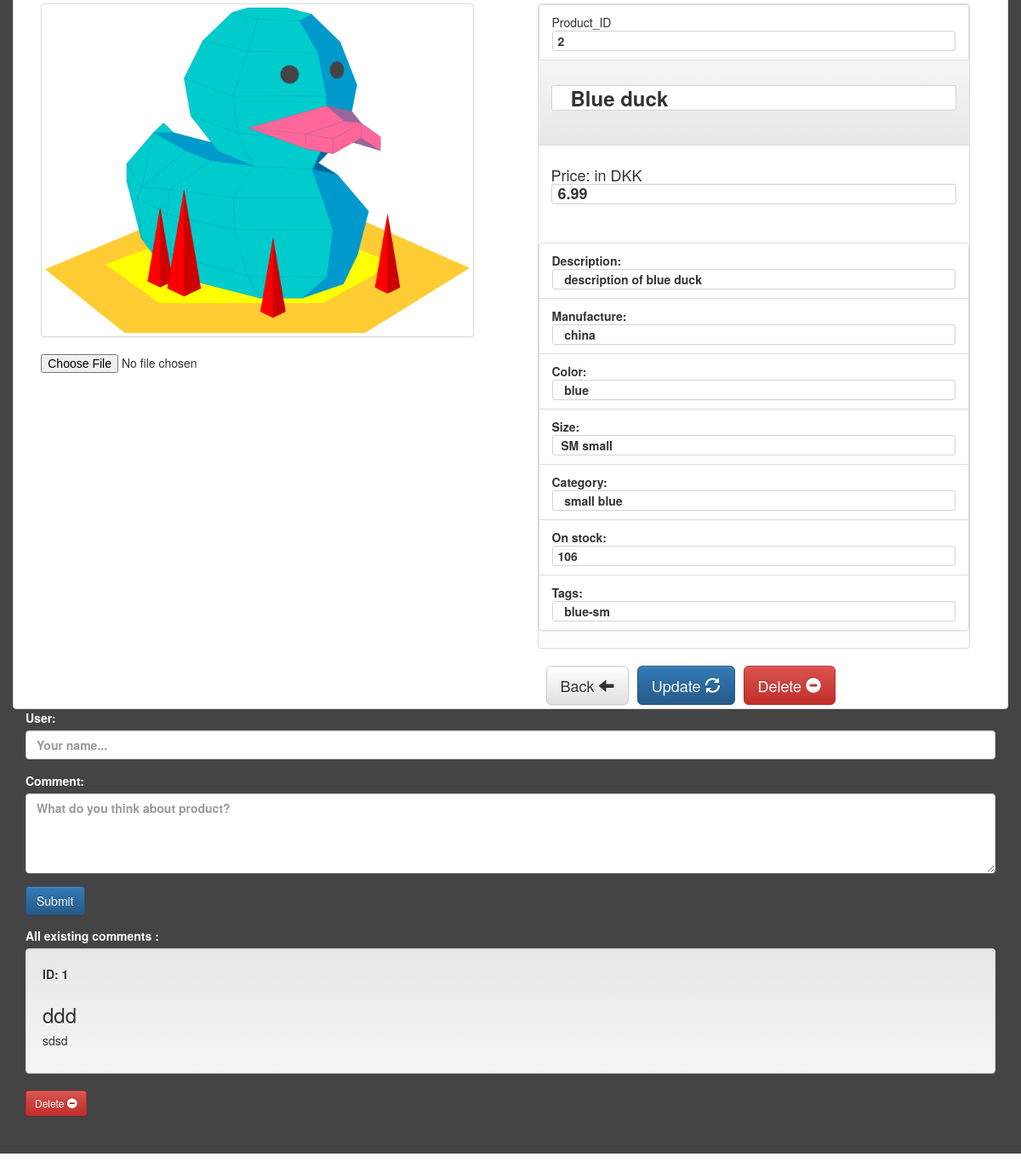
/admin.php?product=  Blue duck (signed in), run on an earlier commit of the app's database.
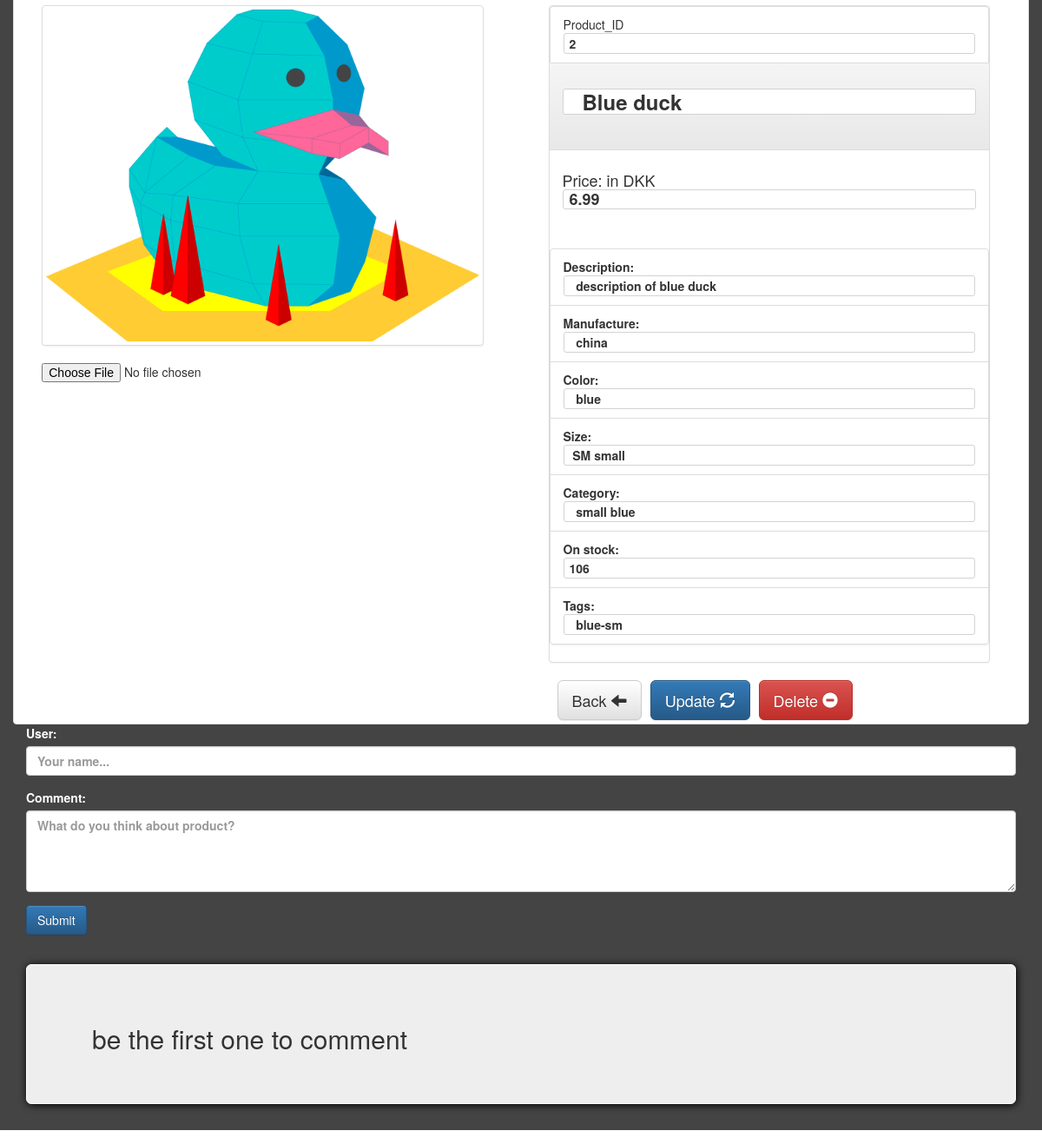
And on a later commit of the database.
### tables this page shows
CREATE TABLE `social_pages` (
  `Product_ID` int(20) NOT NULL,
  `Likes` int(15) NOT NULL,
  `Comments` text NOT NULL,
  `name` varchar(50) NOT NULL,
  `comment_id` int(11) NOT NULL
);

### view/view_admin_product.php (the view, shortened to what the changed rows need)
<div id="color2" class="row">
    <div class="col-md-12">
        <div id="postNew" class="container">
            <div class="row" id="commentsection">
                <div class="col-md-9">
                    <div id="commentSection" class="container">
                        <div id="echo">
                            <?php require 'controller/admin_comments.php'; ?>
                        </div>
                    </div>
                </div>
            </div>
        </div>
    </div>
</div>

### controller/admin_comments.php
<?php
$conn = mysqli_connect("localhost", "root", "123", "db_cms");
if (isset($_SESSION['LOC'][1])) {
    $q = $_SESSION['LOC'][1];
    $sql = "SELECT * FROM social_pages WHERE Product_ID='" . $q . "'";
    $output = '';
    $result = mysqli_query($conn, $sql);
    if(mysqli_num_rows($result) > 0)
    {
        $output .= '';
        while($comment = mysqli_fetch_array($result)){
            $output .=	'<form method="post">
        <label style="color:#fff;">All existing comments :</label>
        <div class="well">
          <label>ID: '. $comment['comment_id'].'</label>
           <input style="display:none" name="comment_id" value="'. $comment['comment_id'].'">
           <h3>'. $comment['name'] .'</h3>
           <h5>'. $comment['Comments'] .'</h5>
        </div>
        <button  name ="delete_comment" title="Click to Delete" onclick="return confirm(\'Are you sure you want to delete it?\')" type="submit" class="pull-left btn-sm btn btn-danger">Delete <span class="glyphicon glyphicon-minus-sign" aria-hidden="true"></span></button><br/>
			<br><br></form>';
        }
        echo $output;
    }
    else
    {
        echo '<div class="notFound jumbotron">
                <div class="container">
                    <h2>be the first one to comment</h2>
                </div>
            </div>';
    }
}

What changed in the data, as far as the page shows it:
no longer on this page (row edited): social_pages: comment_id "1", name "ddd", Comments "sdsd"
Also different on the page:
text now shown: "be the first one to comment"
